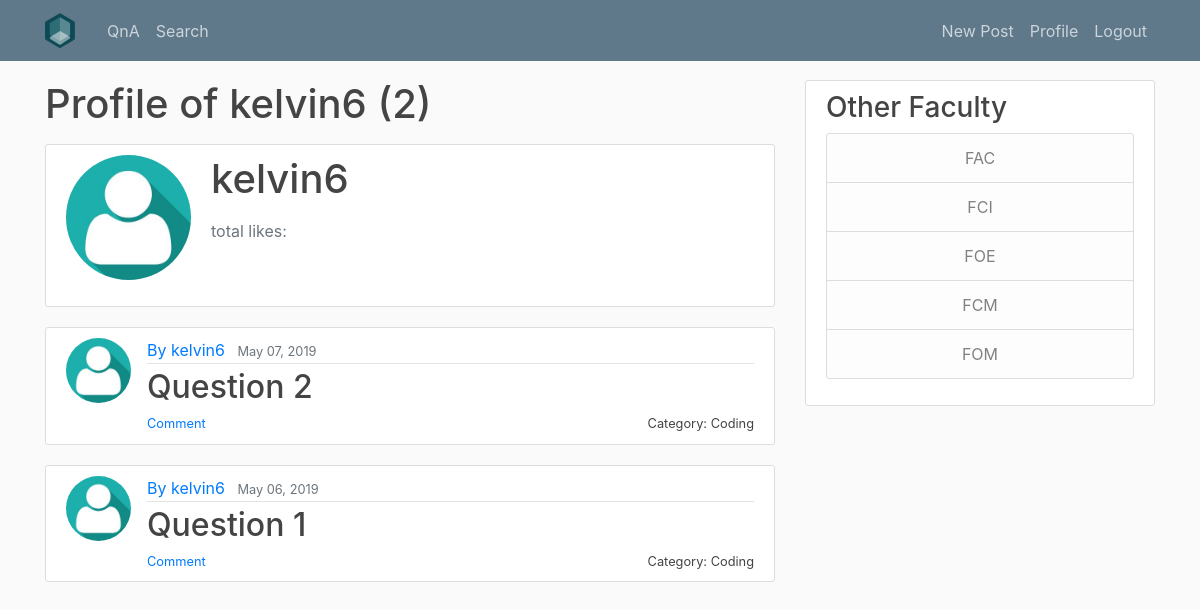
/user/kelvin6 (signed in), run on an earlier commit of the app's database.
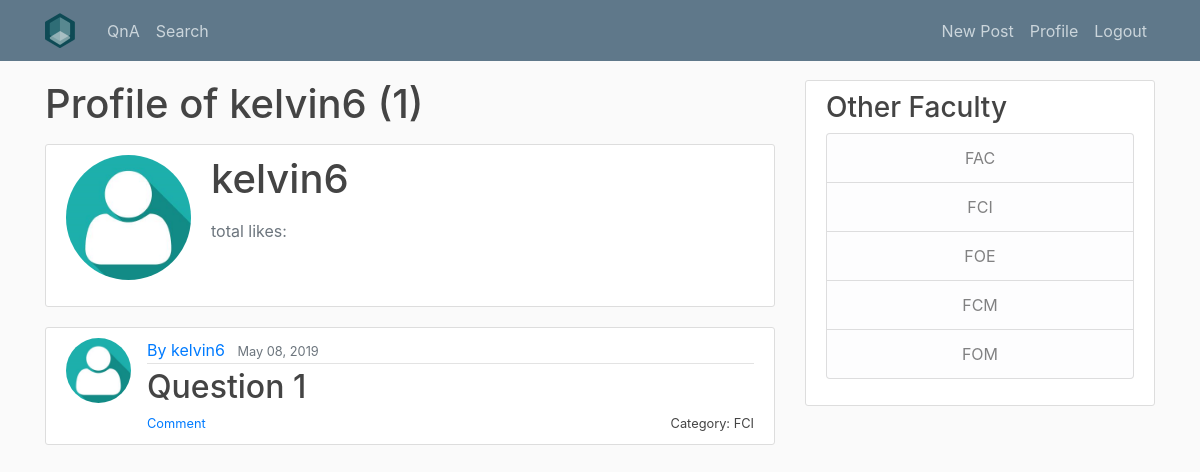
And on a later commit of the database.
### QnA/models.py (models this page shows, shortened)
class question (models.Model):
    title = models.CharField(max_length=100) #use charfield to limit user input
    liked_by = models.ManyToManyField(User,related_name='liked_by_question',blank = True)
    like = models.IntegerField(default=0)
    slug = models.SlugField(max_length=100)
    content = models.TextField() #use TextField if there is no limit for the content
    date_published = models.DateTimeField(default=timezone.now) #auto-select the current time
    category = models.ForeignKey(category,on_delete=models.CASCADE)
    author = models.ForeignKey(User, on_delete=models.CASCADE) #if the user is deleted the question will be deleted

class category (models.Model):
    category = models.CharField(max_length=100)
    slug = models.SlugField(max_length=100,unique=True)
    def __str__(self):
        return self.category

### users/models.py (models this page shows, shortened)
class Profile(models.Model):
    user = models.OneToOneField(User, on_delete=models.CASCADE)
    image = models.ImageField(default="default.png", upload_to="profile_pics")

### QnA/views.py (the view)
# urls.py: path('user/<str:username>', UserProfileView.as_view(), name='user-profile'),
class UserProfileView(ListView):
    model = question
    template_name = 'QnA/user_profile.html'
    context_object_name = 'question'
    paginate_by = 5
    def get_queryset(self):
        user = get_object_or_404(User, username=self.kwargs.get('username'))
        return question.objects.filter(author=user).order_by('-date_published')

### QnA/templates/QnA/user_profile.html (shortened to what this page needs)
{% extends "QnA/base.html" %}
{% block content%}
	<h1 class="mb-3">Profile of {{ view.kwargs.username }} ({{ page_obj.paginator.count }})</h1>
	<div class="content-section">
		<div class="media">
			<img class="rounded-circle account-img" src="{{ user.profile.image.url }}">
			<div class="media-body">
				<h2 class="account-heading">{{ user.username }}</h2>
				<p class="text-secondary">total likes:{{ question.like.all }}</p>
			</div>
		</div>
	</div>
	{% for question in question %}
  <article class="media content-section">
    <img class="rounded-circle article-img" src="{{ user.profile.image.url }}">
    <div class="media-body">
      <div class="article-metadata">
        <a class="mr-2" href="{% url 'user-profile' question.author.username %}" >By {{ question.author }}</a>
        <small class="text-muted">{{ question.date_published|date:"F d, Y" }}</small>
      </div>
      <h2><a class="article-title" style="display : inline" href="{% url 'question-detail' question.slug question.pk %}" >{{ question.title }}</a></h2>
      <small class="article-title" style="float: right" >Category: {{ question.category }}</small>
      <small class="article-title" style="float: left" ><a href="{% url 'question-detail' question.slug question.pk %}">Comment</a></small>
    </div>
  </article>
	{% endfor %}
{% endblock content %}

What changed in the data, as far as the page shows it:
removed question: profile.image (placeholder picture), author "kelvin6", date_published "May 07, 2019", title "Question 2", category "Coding"
removed question: profile.image (placeholder picture), author "kelvin6", date_published "May 06, 2019", title "Question 1", category "Coding"
added question: profile.image (placeholder picture), author "kelvin6", date_published "May 08, 2019", title "Question 1", category "FCI"
Also different on the page:
{{ page_obj.paginator.count }}: "2" → "1"
